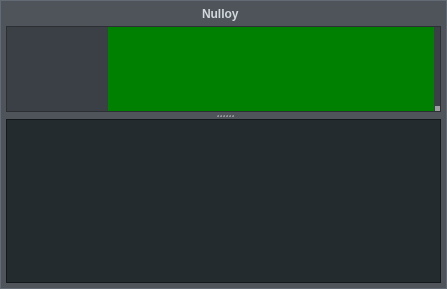
<?xml version="1.0" encoding="UTF-8"?>
<ui version="4.0">
 <class>mainWindow</class>
 <widget class="QDialog" name="mainWindow">
  <property name="geometry">
   <rect>
    <x>0</x>
    <y>0</y>
    <width>447</width>
    <height>289</height>
   </rect>
  </property>
  <property name="styleSheet">
   <string notr="true">#borderWidget {
	border: 1px solid #646a73;
	background: #4f545b;
}

#titleLabel {
	font-weight: bold;
	color: #D1D8DB;
	qproperty-shadow_enabled: true;
	qproperty-shadow_offset_y: 1;
	qproperty-shadow_color: #363b42;
}

#coverWidget {
	background: transparent;
	border: 1px solid transparent;
}
#coverWidget:hover {
	border: 1px solid #E0A500;
}
NTrackInfoWidget {
	margin: 2;
}
NTrackInfoWidget QLabel {
	color: #D1D8DB;
	min-height: 11px;
	font-size: 10px;
	font-weight: bold;
	border-radius: 2;

	background: rgba(36, 43, 47, 200);
	padding: 0 1;
}
NTrackInfoWidget #MiddleCenter {
	font-size: 11px;
	min-height: 14px;
}

#splitTop {
	background: #3b4047;
	border: 1px solid #2c3034;
}
#splitter::handle {
	background: url(splitter.png) no-repeat center;
}

#playlistWidget {
	background: #242b2f;
	border: 1px solid #13181c;
	color: #b6c0c6;
	qproperty-playing_text_color: #e9f2f7;
	qproperty-failed_text_color: #555961;
	qproperty-file_drop_border_color: #E0A500;
	qproperty-file_drop_background: rgba(224, 165, 0, 50);
}

#playlistWidget::item {
	background: transparent;
}
#playlistWidget::item:selected {
	background: #3E484F;
}
#playlistWidget::item:hover {
	background: #3e5268;
}

#playlistWidget QScrollBar {
	background: transparent;
	width: 6;
	margin-left: 1px;
}
#playlistWidget QScrollBar::handle {
	background: #636970;
	min-height: 30px;
}
#playlistWidget QScrollBar::handle:hover {
	background: #E0A500;
}
#playlistWidget QScrollBar::add-line,
#playlistWidget QScrollBar::sub-line,
#playlistWidget QScrollBar::add-page,
#playlistWidget QScrollBar::sub-page {
	height: 0px;
	background: transparent;
}

#iconLabel {
	border-image: url(icon.png);
}

QToolButton {
	border: none;
}

#prevButton, #playButton, #stopButton, #nextButton {
	background-repeat: no-repeat;
	background-position: center center;
}
#prevButton {
	background-image: url(prev.png);
}
#prevButton:hover {
	background-image: url(prev-hover.png);
}
#prevButton:pressed {
	background-image: url(prev-press.png);
}
#stopButton {
	background-image: url(stop.png);
}
#stopButton:hover {
	background-image: url(stop-hover.png);
}
#stopButton:pressed {
	background-image: url(stop-press.png);
}
#playButton {
	background-image: url(play.png);
}
#playButton:hover {
	background-image: url(play-hover.png);
}
#playButton:pressed {
	background-image: url(play-press.png);
}
#nextButton {
	background-image: url(next.png);
}
#nextButton:hover {
	background-image: url(next-hover.png);
}
#nextButton:pressed {
	background-image: url(next-press.png);
}

#closeButton, #minimizeButton, #menuButton {
	background-repeat: no-repeat;
	background-position: center center;
}
#closeButton {
	background-image: url(close.png);
}
#closeButton:hover {
	background-image: url(close-hover.png);
}
#closeButton:pressed {
	background-image: url(close-press.png);
}
#minimizeButton {
	background-image: url(minimize.png);
}
#minimizeButton:hover {
	background-image: url(minimize-hover.png);
}
#minimizeButton:pressed {
	background-image: url(minimize-press.png);
}

#menuButton {
	background-image: url(menu.png);
}
#menuButton:hover {
	background-image: url(menu-hover.png);
}
#menuButton:pressed {
	background-image: url(menu-press.png);
}

#volumeSlider {
	width: 5;
	background: #636970;
	margin-left: 1;
}
#volumeSlider:hover {
	background: #F0B000;
}
#volumeSlider::sub-page {
	background: #3B4047;
	margin-bottom: 3px;
}
#volumeSlider::groove:vertical {
	background: transparent;
}
#volumeSlider::handle {
	height: 5;
	background: rgba(180, 180, 180, 180);
}
#volumeSlider::handle:hover {
	background: #ff7b00;
}

#waveformSlider {
	background: green;
	qproperty-background: #3B4047;
	qproperty-wave_background: white;
	qproperty-wave_border_color: transparent;
	qproperty-progress_playing_background: qlineargradient(spread:pad, x1:0, y1:0, x2:0, y2:1, stop:0 #fff657, stop:1 #ffa519);
	qproperty-remaining_playing_background: qlineargradient(spread:pad, x1:0, y1:0, x2:0, y2:1, stop:0 #c0cacd, stop:1 #919ca1);
	qproperty-progress_paused_background: qlineargradient(spread:pad, x1:0, y1:0, x2:0, y2:1, stop:0 #9BA0AA, stop:1 #686E79);
	qproperty-remaining_paused_background: qlineargradient(spread:pad, x1:0, y1:0, x2:0, y2:1, stop:0 #6d717b, stop:1 #545860);
	qproperty-groove_playing_background: #ff7b00;
	qproperty-groove_paused_background: #B0B5BF;
	qproperty-playing_composition: DestinationIn;
	qproperty-paused_composition: DestinationIn;
	qproperty-file_drop_border_color: #E0A500;
	qproperty-file_drop_background: rgba(224, 165, 0, 50);
}</string>
  </property>
  <layout class="QVBoxLayout" name="verticalLayout_4">
   <property name="spacing">
    <number>0</number>
   </property>
   <property name="margin">
    <number>0</number>
   </property>
   <item>
    <widget class="QWidget" name="borderWidget" native="true">
     <layout class="QVBoxLayout" name="verticalLayout">
      <property name="spacing">
       <number>2</number>
      </property>
      <property name="leftMargin">
       <number>6</number>
      </property>
      <property name="topMargin">
       <number>3</number>
      </property>
      <property name="rightMargin">
       <number>6</number>
      </property>
      <property name="bottomMargin">
       <number>6</number>
      </property>
      <item>
       <widget class="QWidget" name="titleWidget" native="true">
        <property name="minimumSize">
         <size>
          <width>0</width>
          <height>21</height>
         </size>
        </property>
        <property name="maximumSize">
         <size>
          <width>16777215</width>
          <height>21</height>
         </size>
        </property>
        <layout class="QHBoxLayout" name="horizontalLayout">
         <property name="spacing">
          <number>0</number>
         </property>
         <property name="margin">
          <number>0</number>
         </property>
         <item>
          <widget class="QLabel" name="iconLabel">
           <property name="sizePolicy">
            <sizepolicy hsizetype="Fixed" vsizetype="Fixed">
             <horstretch>0</horstretch>
             <verstretch>0</verstretch>
            </sizepolicy>
           </property>
           <property name="minimumSize">
            <size>
             <width>18</width>
             <height>18</height>
            </size>
           </property>
           <property name="maximumSize">
            <size>
             <width>18</width>
             <height>18</height>
            </size>
           </property>
           <property name="text">
            <string/>
           </property>
          </widget>
         </item>
         <item>
          <widget class="QToolButton" name="menuButton">
           <property name="sizePolicy">
            <sizepolicy hsizetype="Fixed" vsizetype="Expanding">
             <horstretch>0</horstretch>
             <verstretch>0</verstretch>
            </sizepolicy>
           </property>
           <property name="minimumSize">
            <size>
             <width>25</width>
             <height>0</height>
            </size>
           </property>
           <property name="maximumSize">
            <size>
             <width>25</width>
             <height>16777215</height>
            </size>
           </property>
           <property name="font">
            <font>
             <weight>75</weight>
             <bold>true</bold>
            </font>
           </property>
           <property name="focusPolicy">
            <enum>Qt::NoFocus</enum>
           </property>
           <property name="text">
            <string notr="true"/>
           </property>
          </widget>
         </item>
         <item>
          <spacer name="titleBarSpacer_2">
           <property name="orientation">
            <enum>Qt::Horizontal</enum>
           </property>
           <property name="sizeType">
            <enum>QSizePolicy::MinimumExpanding</enum>
           </property>
           <property name="sizeHint" stdset="0">
            <size>
             <width>10</width>
             <height>10</height>
            </size>
           </property>
          </spacer>
         </item>
         <item>
          <widget class="NLabel" name="titleLabel">
           <property name="sizePolicy">
            <sizepolicy hsizetype="Minimum" vsizetype="Preferred">
             <horstretch>0</horstretch>
             <verstretch>0</verstretch>
            </sizepolicy>
           </property>
           <property name="minimumSize">
            <size>
             <width>1</width>
             <height>0</height>
            </size>
           </property>
           <property name="font">
            <font>
             <weight>75</weight>
             <bold>true</bold>
            </font>
           </property>
           <property name="text">
            <string notr="true">Nulloy</string>
           </property>
           <property name="alignment">
            <set>Qt::AlignLeading|Qt::AlignLeft|Qt::AlignVCenter</set>
           </property>
          </widget>
         </item>
         <item>
          <spacer name="titleBarSpacer_1">
           <property name="orientation">
            <enum>Qt::Horizontal</enum>
           </property>
           <property name="sizeType">
            <enum>QSizePolicy::MinimumExpanding</enum>
           </property>
           <property name="sizeHint" stdset="0">
            <size>
             <width>10</width>
             <height>10</height>
            </size>
           </property>
          </spacer>
         </item>
         <item>
          <widget class="QToolButton" name="minimizeButton">
           <property name="sizePolicy">
            <sizepolicy hsizetype="Fixed" vsizetype="Expanding">
             <horstretch>0</horstretch>
             <verstretch>0</verstretch>
            </sizepolicy>
           </property>
           <property name="minimumSize">
            <size>
             <width>25</width>
             <height>0</height>
            </size>
           </property>
           <property name="maximumSize">
            <size>
             <width>25</width>
             <height>16777215</height>
            </size>
           </property>
           <property name="font">
            <font>
             <weight>75</weight>
             <bold>true</bold>
            </font>
           </property>
           <property name="focusPolicy">
            <enum>Qt::NoFocus</enum>
           </property>
           <property name="toolTip">
            <string>Minimize</string>
           </property>
           <property name="text">
            <string/>
           </property>
          </widget>
         </item>
         <item>
          <widget class="QToolButton" name="closeButton">
           <property name="sizePolicy">
            <sizepolicy hsizetype="Fixed" vsizetype="Expanding">
             <horstretch>0</horstretch>
             <verstretch>0</verstretch>
            </sizepolicy>
           </property>
           <property name="minimumSize">
            <size>
             <width>25</width>
             <height>0</height>
            </size>
           </property>
           <property name="maximumSize">
            <size>
             <width>25</width>
             <height>16777215</height>
            </size>
           </property>
           <property name="focusPolicy">
            <enum>Qt::NoFocus</enum>
           </property>
           <property name="toolTip">
            <string>Close</string>
           </property>
           <property name="text">
            <string/>
           </property>
          </widget>
         </item>
        </layout>
       </widget>
      </item>
      <item>
       <widget class="QSplitter" name="splitter">
        <property name="orientation">
         <enum>Qt::Vertical</enum>
        </property>
        <property name="handleWidth">
         <number>7</number>
        </property>
        <widget class="QWidget" name="splitTop" native="true">
         <layout class="QHBoxLayout" name="horizontalLayout_3">
          <property name="spacing">
           <number>0</number>
          </property>
          <property name="margin">
           <number>1</number>
          </property>
          <item>
           <widget class="QWidget" name="controlsContainer" native="true">
            <layout class="QHBoxLayout" name="horizontalLayout_2">
             <property name="spacing">
              <number>0</number>
             </property>
             <property name="margin">
              <number>0</number>
             </property>
             <item>
              <widget class="QToolButton" name="prevButton">
               <property name="sizePolicy">
                <sizepolicy hsizetype="Fixed" vsizetype="Expanding">
                 <horstretch>0</horstretch>
                 <verstretch>0</verstretch>
                </sizepolicy>
               </property>
               <property name="minimumSize">
                <size>
                 <width>27</width>
                 <height>0</height>
                </size>
               </property>
               <property name="maximumSize">
                <size>
                 <width>27</width>
                 <height>16777215</height>
                </size>
               </property>
               <property name="focusPolicy">
                <enum>Qt::NoFocus</enum>
               </property>
               <property name="toolTip">
                <string>Previous</string>
               </property>
              </widget>
             </item>
             <item>
              <widget class="QToolButton" name="playButton">
               <property name="sizePolicy">
                <sizepolicy hsizetype="Fixed" vsizetype="Expanding">
                 <horstretch>0</horstretch>
                 <verstretch>0</verstretch>
                </sizepolicy>
               </property>
               <property name="minimumSize">
                <size>
                 <width>27</width>
                 <height>0</height>
                </size>
               </property>
               <property name="maximumSize">
                <size>
                 <width>27</width>
                 <height>16777215</height>
                </size>
               </property>
               <property name="focusPolicy">
                <enum>Qt::NoFocus</enum>
               </property>
               <property name="toolTip">
                <string>Play / Pause</string>
               </property>
              </widget>
             </item>
             <item>
              <widget class="QToolButton" name="nextButton">
               <property name="sizePolicy">
                <sizepolicy hsizetype="Fixed" vsizetype="Expanding">
                 <horstretch>0</horstretch>
                 <verstretch>0</verstretch>
                </sizepolicy>
               </property>
               <property name="minimumSize">
                <size>
                 <width>27</width>
                 <height>0</height>
                </size>
               </property>
               <property name="maximumSize">
                <size>
                 <width>27</width>
                 <height>16777215</height>
                </size>
               </property>
               <property name="focusPolicy">
                <enum>Qt::NoFocus</enum>
               </property>
               <property name="toolTip">
                <string>Next</string>
               </property>
              </widget>
             </item>
            </layout>
           </widget>
          </item>
          <item>
           <widget class="NCoverWidget" name="coverWidget">
            <property name="sizePolicy">
             <sizepolicy hsizetype="Fixed" vsizetype="Preferred">
              <horstretch>0</horstretch>
              <verstretch>0</verstretch>
             </sizepolicy>
            </property>
            <property name="minimumSize">
             <size>
              <width>20</width>
              <height>20</height>
             </size>
            </property>
            <property name="text">
             <string/>
            </property>
           </widget>
          </item>
          <item>
           <widget class="NWaveformSlider" name="waveformSlider" native="true">
            <property name="sizePolicy">
             <sizepolicy hsizetype="Expanding" vsizetype="Preferred">
              <horstretch>0</horstretch>
              <verstretch>0</verstretch>
             </sizepolicy>
            </property>
            <property name="minimumSize">
             <size>
              <width>100</width>
              <height>0</height>
             </size>
            </property>
           </widget>
          </item>
          <item>
           <widget class="NVolumeSlider" name="volumeSlider">
            <property name="sizePolicy">
             <sizepolicy hsizetype="Fixed" vsizetype="Preferred">
              <horstretch>0</horstretch>
              <verstretch>0</verstretch>
             </sizepolicy>
            </property>
            <property name="focusPolicy">
             <enum>Qt::NoFocus</enum>
            </property>
            <property name="toolTip">
             <string>Volume</string>
            </property>
            <property name="maximum">
             <number>100</number>
            </property>
            <property name="singleStep">
             <number>2</number>
            </property>
            <property name="tickPosition">
             <enum>QSlider::NoTicks</enum>
            </property>
           </widget>
          </item>
         </layout>
        </widget>
        <widget class="NPlaylistWidget" name="playlistWidget">
         <property name="sizePolicy">
          <sizepolicy hsizetype="Expanding" vsizetype="Ignored">
           <horstretch>0</horstretch>
           <verstretch>1</verstretch>
          </sizepolicy>
         </property>
         <property name="focusPolicy">
          <enum>Qt::ClickFocus</enum>
         </property>
         <property name="acceptDrops">
          <bool>true</bool>
         </property>
         <property name="frameShape">
          <enum>QFrame::NoFrame</enum>
         </property>
         <property name="horizontalScrollBarPolicy">
          <enum>Qt::ScrollBarAlwaysOff</enum>
         </property>
         <property name="selectionMode">
          <enum>QAbstractItemView::ExtendedSelection</enum>
         </property>
        </widget>
       </widget>
      </item>
     </layout>
    </widget>
   </item>
  </layout>
 </widget>
 <customwidgets>
  <customwidget>
   <class>NWaveformSlider</class>
   <extends>QWidget</extends>
   <header>waveformSlider.h</header>
   <container>1</container>
  </customwidget>
  <customwidget>
   <class>NPlaylistWidget</class>
   <extends>QListWidget</extends>
   <header>playlistWidget.h</header>
  </customwidget>
  <customwidget>
   <class>NLabel</class>
   <extends>QLabel</extends>
   <header>label.h</header>
  </customwidget>
  <customwidget>
   <class>NCoverWidget</class>
   <extends>QLabel</extends>
   <header>coverWidget.h</header>
  </customwidget>
  <customwidget>
   <class>NVolumeSlider</class>
   <extends>QSlider</extends>
   <header>volumeSlider.h</header>
  </customwidget>
 </customwidgets>
 <resources/>
 <connections/>
</ui>
